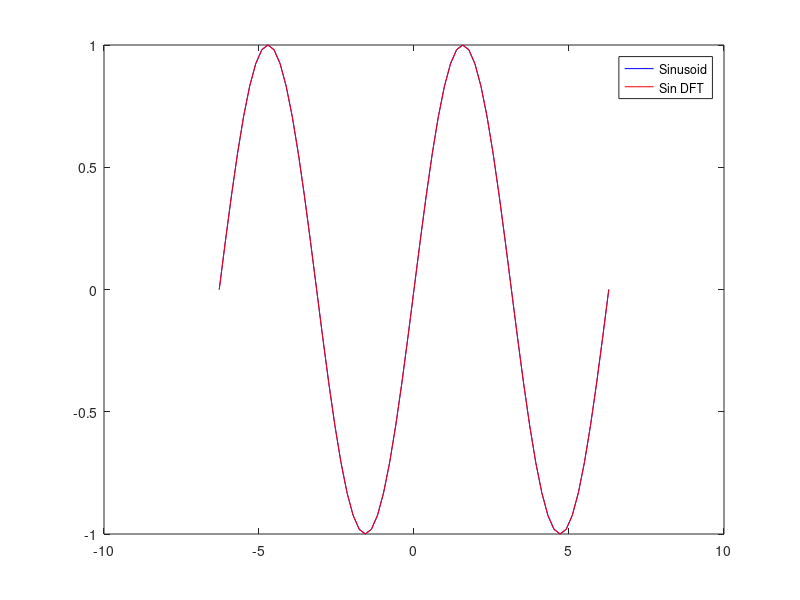
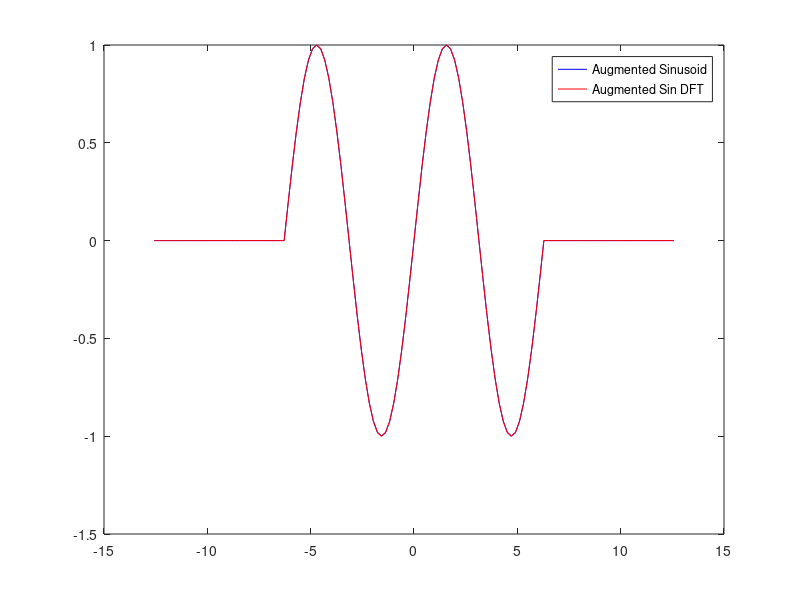

Here is the MATLAB script that generated these plots, in order:
%DFT test to show the quality of reconstruction using fft and ifft

%Read for Normalization....
% http://www.mathworks.es/matlabcentral/newsreader/view_thread/152029


clear all; close all; tic
numOcycles = 2
fund = 2*pi;
Nf = fund/3;
sf = 1;
dt = pi/16
tlim = numOcycles*fund/2;
augment = 2;
%% Sinusoid
figure(1);
t = (-tlim):dt:(tlim);
y = sin(t);
plot(t,y, 'b'); hold on;
y_DFT = ifft(fft(y));
plot(t,y_DFT, 'r'); hold on;
legend('Sinusoid','Sin DFT')

%% Windowed Sinusoid
% should compare the smallest feature of signal given by 2*dt
figure(2);
% Create window
t_w = (-augment*tlim):dt:(augment*tlim);
% WEIRD MATH BUT WORKS
buff = ((length(t_w)-1)/2)*((augment-1)/augment); % number of zeros to augment in y_w data
y_w = [zeros(1,buff) y zeros(1,buff)];
% plot
plot(t_w, y_w, 'b'); hold on;
y_w_DFT = ifft(fft(y_w));
plot(t_w, y_w_DFT, 'r'); hold on;
legend('Augmented Sinusoid','Augmented Sin DFT')

%% Sum of two Sinusoids
figure(3);


%% Hat

%% Gaussian

%% Figure Setup

